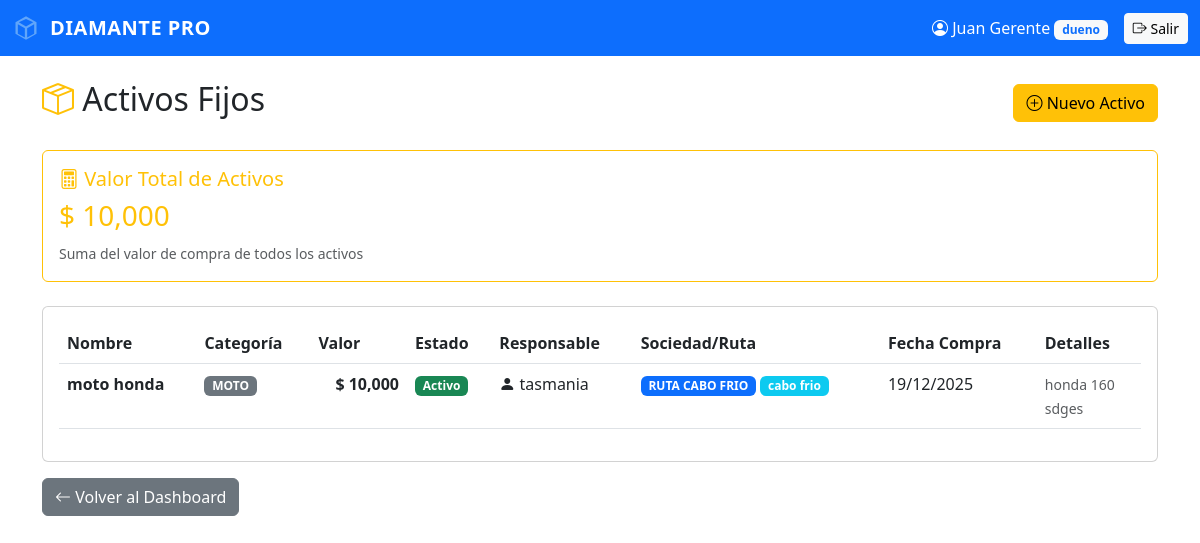
Page /activos (signed in) on the committed database.
### app/models.py (models this page shows, shortened)
class Activo(db.Model):
    __tablename__ = 'activos'
    id = db.Column(db.Integer, primary_key=True)
    nombre = db.Column(db.String(100), nullable=False)  # Ej: "Moto Honda Wave"
    categoria = db.Column(db.String(50), nullable=False)  # VEHICULO, EQUIPO, INMUEBLE, OTRO
    descripcion = db.Column(db.String(200))
    valor_compra = db.Column(db.Float, nullable=False)
    moneda = db.Column(db.String(3), default='COP')
    fecha_compra = db.Column(db.DateTime, default=datetime.utcnow)
    sociedad_id = db.Column(db.Integer, db.ForeignKey('sociedades.id'), nullable=True)  # NULL = PROPIO
    ruta_id = db.Column(db.Integer, db.ForeignKey('rutas.id'), nullable=True)  # Asignado a qué ruta
    usuario_responsable_id = db.Column(db.Integer, db.ForeignKey('usuarios.id'), nullable=True)  # Usuario que lo usa
    marca = db.Column(db.String(50))
    modelo = db.Column(db.String(50))
    placa_serial = db.Column(db.String(50))  # Placa de vehículo o serial de equipo
    estado = db.Column(db.String(20), default='ACTIVO')  # ACTIVO, EN_MANTENIMIENTO, VENDIDO, INACTIVO
    foto = db.Column(db.String(300))
    notas = db.Column(db.String(500))
    registrado_por_id = db.Column(db.Integer, db.ForeignKey('usuarios.id'), nullable=False)
    sociedad = db.relationship('Sociedad', backref='activos')
    ruta = db.relationship('Ruta', backref='activos_asignados')
    usuario_responsable = db.relationship('Usuario', foreign_keys=[usuario_responsable_id], backref='activos_a_cargo')
    registrado_por = db.relationship('Usuario', foreign_keys=[registrado_por_id], backref='activos_registrados')

class Usuario(db.Model):
    __tablename__ = 'usuarios'
    id = db.Column(db.Integer, primary_key=True)
    nombre = db.Column(db.String(100), nullable=False)
    usuario = db.Column(db.String(50), unique=True, nullable=False)
    password = db.Column(db.String(200), nullable=False)
    rol = db.Column(db.String(20), nullable=False) # 'dueno', 'secretaria', 'supervisor', 'cobrador'
    activo = db.Column(db.Boolean, default=True)
    fecha_creacion = db.Column(db.DateTime, default=datetime.utcnow)

class Sociedad(db.Model):
    __tablename__ = 'sociedades'
    id = db.Column(db.Integer, primary_key=True)
    nombre = db.Column(db.String(100), nullable=False)  # Ej: "Sociedad con Juan Pérez"
    nombre_socio = db.Column(db.String(100), nullable=False)  # Mantener por compatibilidad
    telefono_socio = db.Column(db.String(20))
    porcentaje_socio = db.Column(db.Float, default=50.0)  # Porcentaje del socio principal
    activo = db.Column(db.Boolean, default=True)
    fecha_creacion = db.Column(db.DateTime, default=datetime.utcnow)
    notas = db.Column(db.String(500))
    nombre_socio_2 = db.Column(db.String(100))
    telefono_socio_2 = db.Column(db.String(20))
    porcentaje_socio_2 = db.Column(db.Float, default=0.0)
    nombre_socio_3 = db.Column(db.String(100))
    telefono_socio_3 = db.Column(db.String(20))
    porcentaje_socio_3 = db.Column(db.Float, default=0.0)

class Ruta(db.Model):
    __tablename__ = 'rutas'
    id = db.Column(db.Integer, primary_key=True)
    nombre = db.Column(db.String(100), nullable=False)  # Ej: "Ruta Centro", "Ruta Norte"
    cobrador_id = db.Column(db.Integer, db.ForeignKey('usuarios.id'), nullable=True)  # Puede cambiar
    sociedad_id = db.Column(db.Integer, db.ForeignKey('sociedades.id'), nullable=True)  # NULL = PROPIO
    activo = db.Column(db.Boolean, default=True)
    fecha_creacion = db.Column(db.DateTime, default=datetime.utcnow)
    descripcion = db.Column(db.String(200))
    pais = db.Column(db.String(50), default='Colombia')  # Colombia, Brasil, Perú, Argentina, USA
    moneda = db.Column(db.String(3), default='COP')  # COP, BRL, PEN, ARS, USD
    simbolo_moneda = db.Column(db.String(5), default='$')  # $, R$, S/, $, USD
    cobrador = db.relationship('Usuario', backref='rutas_asignadas')
    sociedad = db.relationship('Sociedad', backref='rutas')

### app/routes.py (the view)
    @app.route('/activos')
    def activos_lista():
        if 'usuario_id' not in session:
            return redirect(url_for('home'))
        if session.get('rol') not in ['dueno', 'gerente']:
            return redirect(url_for('dashboard'))
        activos = Activo.query.order_by(Activo.fecha_compra.desc()).all()
        total_valor = db.session.query(func.sum(Activo.valor_compra)).scalar() or 0
        return render_template('activos_lista.html',
                             activos=activos,
                             total_valor=total_valor,
                             nombre=session.get('nombre'),
                             rol=session.get('rol'))

### app/templates/activos_lista.html (shortened to what this page needs)
<!DOCTYPE html>
<html>
<head>
    <link href="https://cdn.jsdelivr.net/npm/bootstrap@5.3.0/dist/css/bootstrap.min.css" rel="stylesheet">
    <link rel="stylesheet" href="https://cdn.jsdelivr.net/npm/bootstrap-icons@1.11.0/font/bootstrap-icons.css">
</head>
<body>
    <nav class="navbar navbar-expand-lg navbar-dark bg-primary">
        <div class="container-fluid">
            <a class="navbar-brand" href="/dashboard" style="display: inline-flex; align-items: center; gap: 10px; font-weight: 600; letter-spacing: 0.5px;">
                <svg style="width: 28px; height: 28px; fill: #60a5fa;" viewBox="0 0 24 24" xmlns="http://www.w3.org/2000/svg">
                    <path d="M12 2L3 7v10l9 5 9-5V7l-9-5zm0 2.18L18.18 7 12 10.82 5.82 7 12 4.18zM5 8.82l6 3.5v7.86l-6-3.33V8.82zm8 11.36v-7.86l6-3.5v8.03l-6 3.33z"/>
                </svg>
                <span>DIAMANTE PRO</span>
            </a>
            <div class="d-flex align-items-center">
                <span class="text-white me-3">
                    <i class="bi bi-person-circle"></i> {{ nombre }}
                    <span class="badge bg-light text-primary">{{ rol }}</span>
                </span>
                <a href="/logout" class="btn btn-light btn-sm">
                    <i class="bi bi-box-arrow-right"></i> Salir
                </a>
            </div>
        </div>
    </nav>
    <div class="container mt-4">
        <div class="d-flex justify-content-between align-items-center mb-4">
            <h2><i class="bi bi-box-seam text-warning"></i> Activos Fijos</h2>
            <a href="/activos/nuevo" class="btn btn-warning">
                <i class="bi bi-plus-circle"></i> Nuevo Activo
            </a>
        </div>
        <div class="row mb-4">
            <div class="col-md-12">
                <div class="card border-warning">
                    <div class="card-body">
                        <h5 class="card-title text-warning">
                            <i class="bi bi-calculator"></i> Valor Total de Activos
                        </h5>
                        <h3 class="text-warning">$ {{ "{:,.0f}".format(total_valor) }}</h3>
                        <small class="text-muted">Suma del valor de compra de todos los activos</small>
                    </div>
                </div>
            </div>
        </div>
        <div class="card">
            <div class="card-body">
                {% if activos %}
                <div class="table-responsive">
                    <table class="table table-hover">
                        <thead>
                            <tr>
                                <th>Nombre</th>
                                <th>Categoría</th>
                                <th>Valor</th>
                                <th>Estado</th>
                                <th>Responsable</th>
                                <th>Sociedad/Ruta</th>
                                <th>Fecha Compra</th>
                                <th>Detalles</th>
                            </tr>
                        </thead>
                        <tbody>
                            {% for activo in activos %}
                            <tr>
                                <td><strong>{{ activo.nombre }}</strong></td>
                                <td>
                                    <span class="badge bg-secondary">{{ activo.categoria }}</span>
                                </td>
                                <td class="text-end">
                                    <strong>$ {{ "{:,.0f}".format(activo.valor_compra) }}</strong>
                                </td>
                                <td>
                                    {% if activo.estado == 'ACTIVO' %}
                                        <span class="badge bg-success">Activo</span>
                                    {% elif activo.estado == 'MANTENIMIENTO' %}
                                        <span class="badge bg-warning">Mantenimiento</span>
                                    {% elif activo.estado == 'INACTIVO' %}
                                        <span class="badge bg-secondary">Inactivo</span>
                                    {% else %}
                                        <span class="badge bg-danger">Dado de Baja</span>
                                    {% endif %}
                                </td>
                                <td>
                                    {% if activo.usuario_responsable %}
                                        <i class="bi bi-person-fill"></i> {{ activo.usuario_responsable.nombre }}
                                    {% else %}
                                        <span class="text-muted">-</span>
                                    {% endif %}
                                </td>
                                <td>
                                    {% if activo.sociedad %}
                                        <span class="badge bg-primary">{{ activo.sociedad.nombre }}</span>
                                    {% endif %}
                                    {% if activo.ruta %}
                                        <span class="badge bg-info">{{ activo.ruta.nombre }}</span>
                                    {% endif %}
                                </td>
                                <td>{{ activo.fecha_compra.strftime('%d/%m/%Y') }}</td>
                                <td>
                                    <small class="text-muted">
                                        {% if activo.marca %}{{ activo.marca }}{% endif %}
                                        {% if activo.modelo %}{{ activo.modelo }}{% endif %}
                                        {% if activo.placa_serial %}<br>{{ activo.placa_serial }}{% endif %}
                                    </small>
                                </td>
                            </tr>
                            {% endfor %}
                        </tbody>
                    </table>
                </div>
                {% else %}
                <div class="alert alert-info">
                    <i class="bi bi-info-circle"></i> No hay activos fijos registrados.
                    <a href="/activos/nuevo" class="alert-link">Registrar el primero</a>
                </div>
                {% endif %}
            </div>
        </div>
        <div class="mt-3">
            <a href="/dashboard" class="btn btn-secondary">
                <i class="bi bi-arrow-left"></i> Volver al Dashboard
            </a>
        </div>
    </div>
</body>
</html>

### rows in the picture
Activo: nombre "moto honda", categoria "MOTO", valor_compra "10,000", estado "Activo", usuario_responsable.nombre "tasmania", sociedad.nombre "RUTA CABO FRIO", ruta.nombre "cabo frio", fecha_compra "19/12/2025", marca "honda", modelo "160", placa_serial "sdges"

### other values in the picture
{{ nombre }} "Juan Gerente"
{{ rol }} "dueno"
{{ "{:,.0f}".format(total_valor) }} "10,000"
